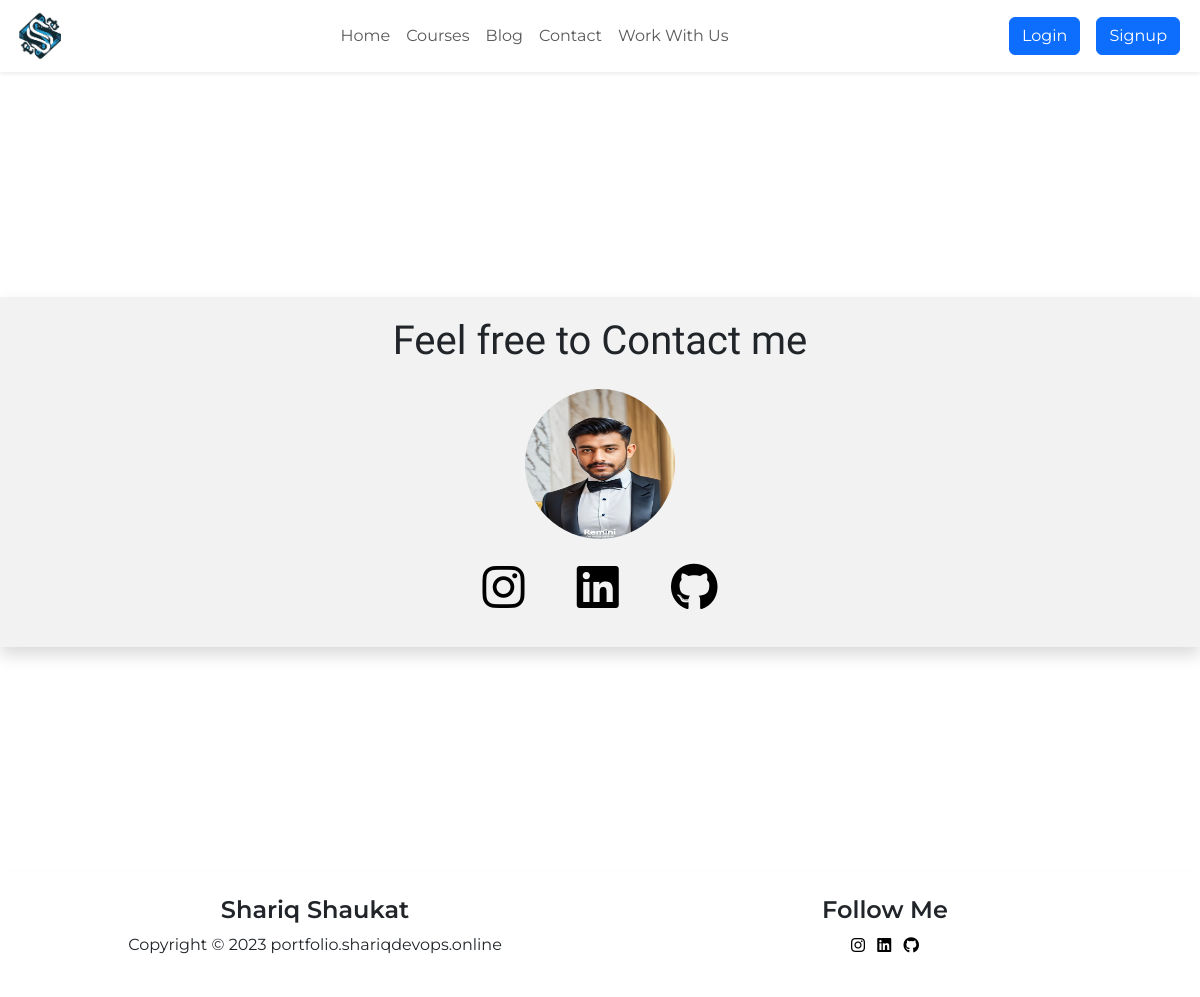
/contact/, run on an earlier commit of the app's database.
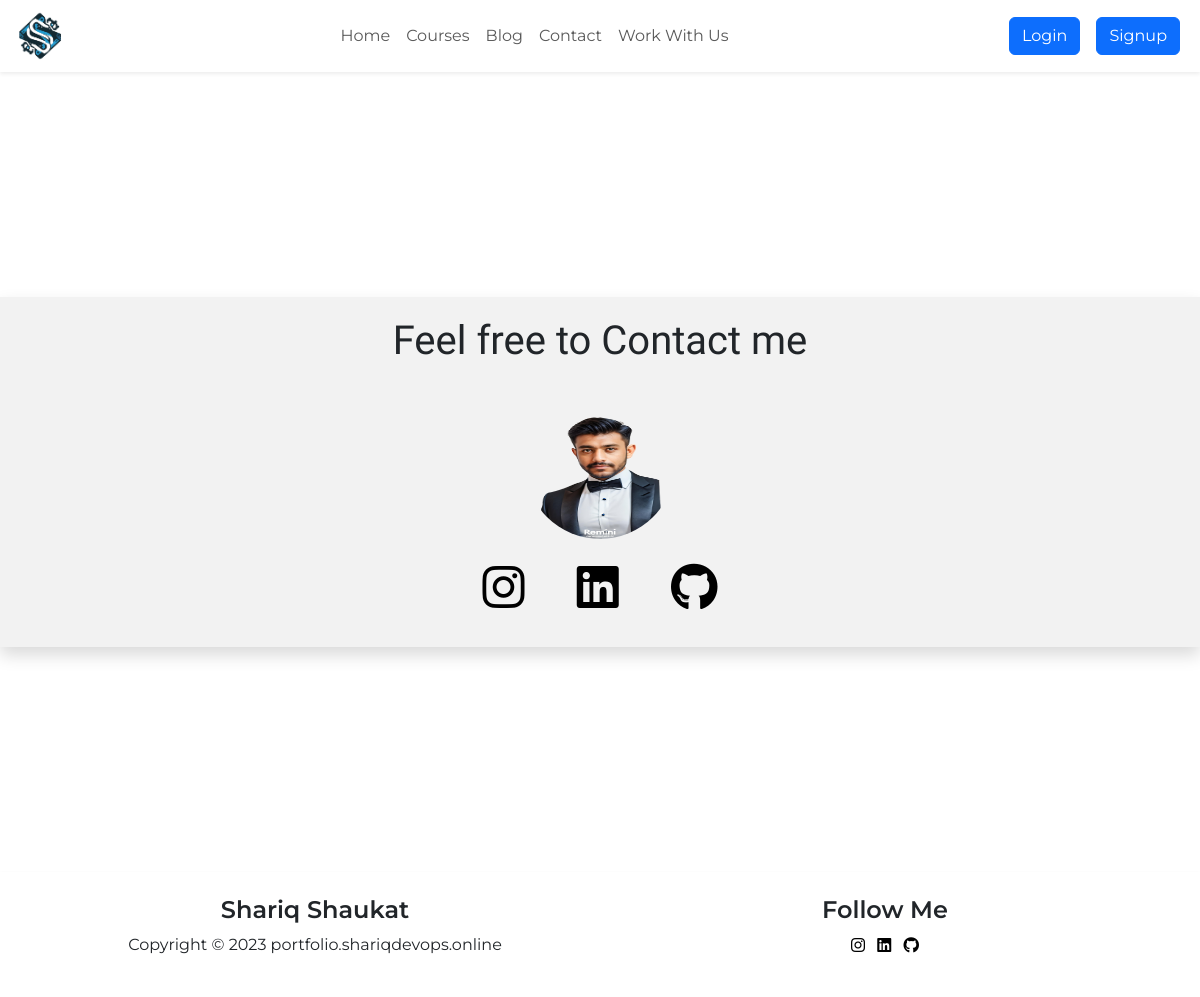
And on a later commit of the database.
### myapp/models.py (models this page shows, shortened)
class ImageModel(models.Model):
    image = models.ImageField(upload_to='images')  # Define the path where the images will be stored

### myapp/views.py (the view)
# urls.py: path('contact/', views.ContactPage, name='contact'),
def ContactPage(request):
    image = ImageModel.objects.first()
    return render(request, 'contact.html',{'image':image})

### myapp/templates/contact.html (shortened to what this page needs)
{% extends "base.html" %}
{% load static %}
{% block body %}
<div class="min-vh-100 d-flex justify-content-center align-items-center">
    <div class="w-100 shadow" style="background-color: #f2f2f2; height: 350px; display: flex; flex-direction: column; justify-content: center;">
        <h2 class="text-center fs-1 mb-4" style="font-family: 'Alumni Sans Collegiate One', sans-serif;">Feel free to Contact me</h2>
        <img style="height: 150px; width: 150px; border-radius: 50%; margin: 0 auto; " src="{{ image.image.url }}" alt="Caraousel Image">
        <ul class="list-unstyled list-inline social-icons text-center mt-4">
            <li class="list-inline-item mx-4">
              <a href="https://www.instagram.com/itx_shariq" target="_blank" title="Instagram">
                <i class="fa-brands fa-instagram fa-3x fa-beat-fade" style="color: #000000; "></i>
              </a>
            </li>
            <li class="list-inline-item mx-4">
              <a href="https://www.linkedin.com/in/shariq-shaukat786" target="_blank" title="LinkedIn">
                <i class="fa-brands fa-linkedin fa-3x fa-beat-fade" style="color: #000000;"></i>
              </a>
            </li>
            <li class="list-inline-item mx-4">
              <a href="https://www.github.com/shariqazeem" target="_blank" title="GitHub">
                <i class="fa-brands fa-github fa-3x fa-beat-fade" style="color: #000000;"></i>
              </a>
            </li>
        </ul>
    </div>
</div>
{% endblock body %}

What changed in the data, as far as the page shows it:
changed ImageModel: image: a different picture
